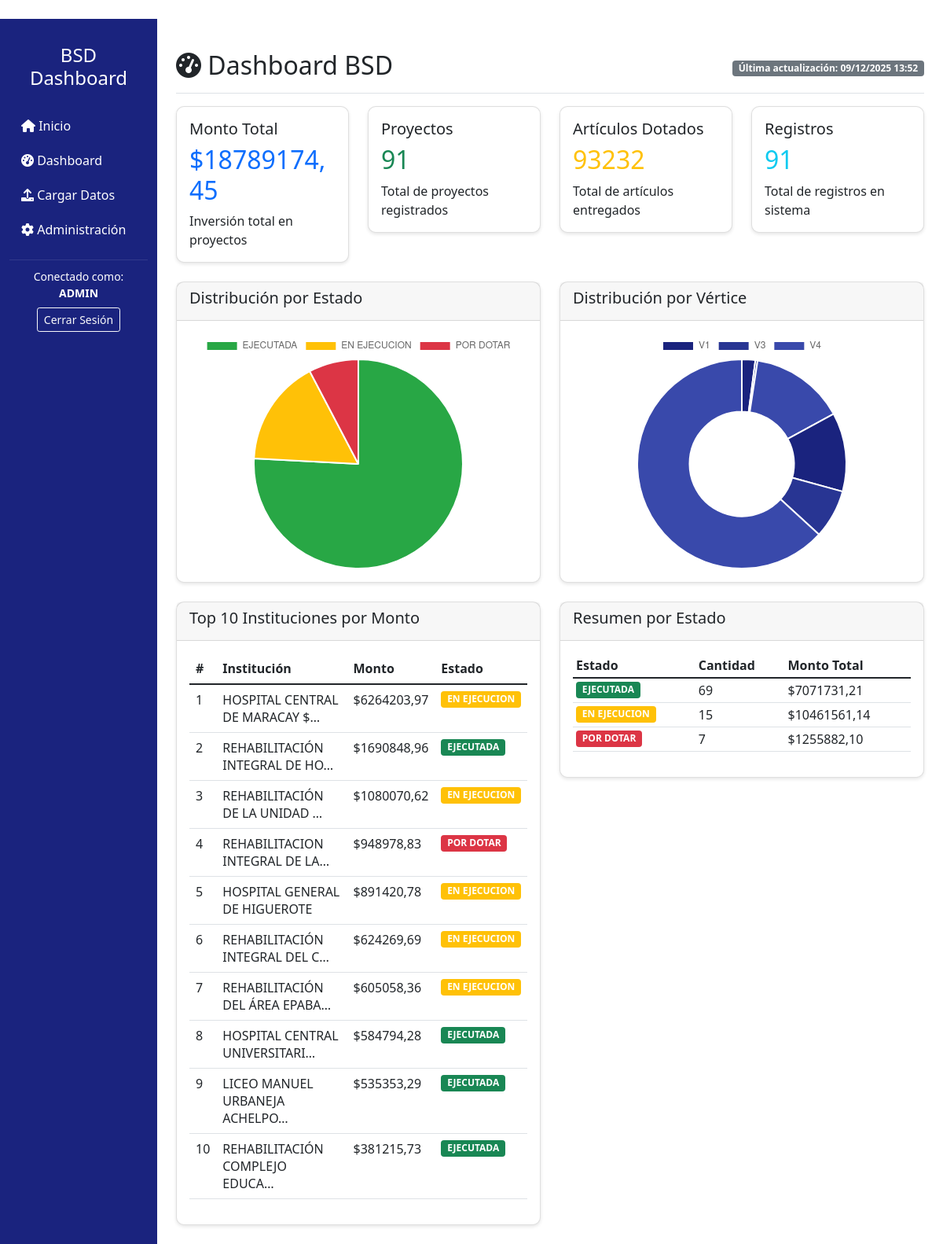
The page /dashboard/ (signed in) on the database its author committed.
### dashboard_app/models.py (models this page shows, shortened)
class BSDRegistro(models.Model):
    ESTADO_CHOICES = [
        ('EJECUTADA', 'Ejecutada'),
        ('EN EJECUCION', 'En Ejecución'),
        ('POR DOTAR', 'Por Dotar'),
    ]
    VERTICE_CHOICES = [
        ('V1', 'V1'),
        ('V3', 'V3'),
        ('V4', 'V4'),
    ]
    item = models.IntegerField(verbose_name="Item")
    institucion = models.CharField(max_length=500, verbose_name="Institución")
    proyecto = models.CharField(max_length=100, verbose_name="Proyecto", blank=True, null=True)
    cant_articulos_dotados = models.IntegerField(verbose_name="Cant. Artículos Dotados", default=0)
    cant_articulos_faltantes = models.IntegerField(verbose_name="Cant. Artículos Faltantes", default=0)
    monto_total = models.DecimalField(max_digits=15, decimal_places=2, verbose_name="Monto Total")
    monto_total_cobrado = models.DecimalField(max_digits=15, decimal_places=2, verbose_name="Monto Total Cobrado", blank=True, null=True)
    monto_total_pendiente = models.DecimalField(max_digits=15, decimal_places=2, verbose_name="Monto Total Pendiente", blank=True, null=True)
    vertice = models.CharField(max_length=10, choices=VERTICE_CHOICES, verbose_name="Vértice")
    v1 = models.DecimalField(max_digits=15, decimal_places=2, verbose_name="V1", blank=True, null=True)
    v3 = models.DecimalField(max_digits=15, decimal_places=2, verbose_name="V3", blank=True, null=True)
    v4 = models.DecimalField(max_digits=15, decimal_places=2, verbose_name="V4", blank=True, null=True)
    ejecutada = models.CharField(max_length=20, choices=ESTADO_CHOICES, verbose_name="Estado de Ejecución")
    centros_salud = models.DecimalField(max_digits=15, decimal_places=2, verbose_name="Centros de Salud (V3)", blank=True, null=True)
    educacion = models.DecimalField(max_digits=15, decimal_places=2, verbose_name="Educación", blank=True, null=True)
    deporte_recreacion = models.DecimalField(max_digits=15, decimal_places=2, verbose_name="Deporte, Recreación, Esparcimiento y Otros", blank=True, null=True)
    unidades_militares = models.DecimalField(max_digits=15, decimal_places=2, verbose_name="Unidades Militares", blank=True, null=True)
    fecha_actualizacion = models.DateTimeField(auto_now=True)
    fecha_creacion = models.DateTimeField(auto_now_add=True)
    class Meta:
        verbose_name = "Registro BSD"
        verbose_name_plural = "Registros BSD"
        ordering = ['item']

### dashboard_app/views.py (the view)
# urls.py: path('dashboard/', views.dashboard_view, name='dashboard'),
@login_required
def dashboard_view(request):
    registros = BSDRegistro.objects.all()
    total_monto = registros.aggregate(Sum('monto_total'))['monto_total__sum'] or 0
    total_proyectos = registros.count()
    total_articulos = registros.aggregate(Sum('cant_articulos_dotados'))['cant_articulos_dotados__sum'] or 0
    estados = registros.values('ejecutada').annotate(
        count=Count('id'),
        monto_total=Sum('monto_total')
    )
    vertices = registros.values('vertice').annotate(
        count=Count('id'),
        monto_total=Sum('monto_total')
    )
    top_instituciones = registros.order_by('-monto_total')[:10]
    context = {
        'total_monto': total_monto,
        'total_proyectos': total_proyectos,
        'total_articulos': total_articulos,
        'estados': list(estados),
        'vertices': list(vertices),
        'top_instituciones': top_instituciones,
        'registros': registros,
    }
    return render(request, 'dashboard_app/dashboard.html', context)

### dashboard_app/templates/dashboard_app/dashboard.html
﻿{% extends 'dashboard_app/base.html' %}
{% block content %}
<div class="d-flex justify-content-between flex-wrap flex-md-nowrap align-items-center pt-3 pb-2 mb-3 border-bottom">
    <h1 class="h2"><i class="fas fa-tachometer-alt"></i> Dashboard BSD</h1>
    <div class="btn-toolbar mb-2 mb-md-0">
        <span class="badge bg-secondary">
            Última actualización: {{ registros.last.fecha_actualizacion|date:"d/m/Y H:i"|default:"Sin datos" }}
        </span>
    </div>
</div>
<div class="row mb-4">
    <div class="col-md-3">
        <div class="card stat-card">
            <div class="card-body">
                <h5 class="card-title">Monto Total</h5>
                <h2 class="text-primary">${{ total_monto|floatformat:2|default:"0.00" }}</h2>
                <p class="card-text">Inversión total en proyectos</p>
            </div>
        </div>
    </div>
    <div class="col-md-3">
        <div class="card stat-card">
            <div class="card-body">
                <h5 class="card-title">Proyectos</h5>
                <h2 class="text-success">{{ total_proyectos }}</h2>
                <p class="card-text">Total de proyectos registrados</p>
            </div>
        </div>
    </div>
    <div class="col-md-3">
        <div class="card stat-card">
            <div class="card-body">
                <h5 class="card-title">Artículos Dotados</h5>
                <h2 class="text-warning">{{ total_articulos }}</h2>
                <p class="card-text">Total de artículos entregados</p>
            </div>
        </div>
    </div>
    <div class="col-md-3">
        <div class="card stat-card">
            <div class="card-body">
                <h5 class="card-title">Registros</h5>
                <h2 class="text-info">{{ registros.count }}</h2>
                <p class="card-text">Total de registros en sistema</p>
            </div>
        </div>
    </div>
</div>
<div class="row">
    <div class="col-md-6">
        <div class="card">
            <div class="card-header">
                <h5>Distribución por Estado</h5>
            </div>
            <div class="card-body">
                <div class="chart-container">
                    <canvas id="estadoChart"></canvas>
                </div>
            </div>
        </div>
    </div>
    <div class="col-md-6">
        <div class="card">
            <div class="card-header">
                <h5>Distribución por Vértice</h5>
            </div>
            <div class="card-body">
                <div class="chart-container">
                    <canvas id="verticeChart"></canvas>
                </div>
            </div>
        </div>
    </div>
</div>
<div class="row mt-4">
    <div class="col-md-6">
        <div class="card">
            <div class="card-header">
                <h5>Top 10 Instituciones por Monto</h5>
            </div>
            <div class="card-body">
                <div class="table-responsive">
                    <table class="table table-hover">
                        <thead>
                            <tr>
                                <th>#</th>
                                <th>Institución</th>
                                <th>Monto</th>
                                <th>Estado</th>
                            </tr>
                        </thead>
                        <tbody>
                            {% for institucion in top_instituciones %}
                            <tr>
                                <td>{{ forloop.counter }}</td>
                                <td>{{ institucion.institucion|truncatechars:30 }}</td>
                                <td>${{ institucion.monto_total|floatformat:2 }}</td>
                                <td>
                                    <span class="badge bg-{% if institucion.ejecutada == 'EJECUTADA' %}success{% elif institucion.ejecutada == 'EN EJECUCION' %}warning{% else %}danger{% endif %}">
                                        {{ institucion.ejecutada }}
                                    </span>
                                </td>
                            </tr>
                            {% empty %}
                            <tr>
                                <td colspan="4" class="text-center">No hay datos disponibles</td>
                            </tr>
                            {% endfor %}
                        </tbody>
                    </table>
                </div>
            </div>
        </div>
    </div>
    <div class="col-md-6">
        <div class="card">
            <div class="card-header">
                <h5>Resumen por Estado</h5>
            </div>
            <div class="card-body">
                <div class="table-responsive">
                    <table class="table table-sm">
                        <thead>
                            <tr>
                                <th>Estado</th>
                                <th>Cantidad</th>
                                <th>Monto Total</th>
                            </tr>
                        </thead>
                        <tbody>
                            {% for estado in estados %}
                            <tr>
                                <td>
                                    <span class="badge bg-{% if estado.ejecutada == 'EJECUTADA' %}success{% elif estado.ejecutada == 'EN EJECUCION' %}warning{% else %}danger{% endif %}">
                                        {{ estado.ejecutada }}
                                    </span>
                                </td>
                                <td>{{ estado.count }}</td>
                                <td>${{ estado.monto_total|floatformat:2 }}</td>
                            </tr>
                            {% endfor %}
                        </tbody>
                    </table>
                </div>
            </div>
        </div>
    </div>
</div>
{% endblock %}
{% block scripts %}
<script>
    // Datos para gráficos
    const estadoData = {
        labels: [{% for e in estados %}'{{ e.ejecutada }}',{% endfor %}],
        datasets: [{
            data: [{% for e in estados %}{{ e.count }},{% endfor %}],
            backgroundColor: ['#28a745', '#ffc107', '#dc3545']
        }]
    };
    const verticeData = {
        labels: [{% for v in vertices %}'{{ v.vertice }}',{% endfor %}],
        datasets: [{
            data: [{% for v in vertices %}{{ v.monto_total|default:0 }},{% endfor %}],
            backgroundColor: ['#1a237e', '#283593', '#3949ab']
        }]
    };
    // Inicializar gráficos
    document.addEventListener('DOMContentLoaded', function() {
        if (document.getElementById('estadoChart')) {
            new Chart(document.getElementById('estadoChart'), {
                type: 'pie',
                data: estadoData,
                options: {
                    responsive: true,
                    maintainAspectRatio: false
                }
            });
        }
        if (document.getElementById('verticeChart')) {
            new Chart(document.getElementById('verticeChart'), {
                type: 'doughnut',
                data: verticeData,
                options: {
                    responsive: true,
                    maintainAspectRatio: false
                }
            });
        }
    });
</script>
{% endblock %}

### dashboard_app/templates/dashboard_app/base.html (shortened to what this page needs)
﻿<!DOCTYPE html>
<html lang="es">
<head>
    <link href="https://cdn.jsdelivr.net/npm/bootstrap@5.1.3/dist/css/bootstrap.min.css" rel="stylesheet">
    <link rel="stylesheet" href="https://cdnjs.cloudflare.com/ajax/libs/font-awesome/6.0.0/css/all.min.css">
</head>
<body>
    <div class="container-fluid">
        <div class="row">
            <nav class="col-md-3 col-lg-2 sidebar">
                <div class="pt-3">
                    <h4 class="text-white text-center py-3">BSD Dashboard</h4>
                    <ul class="nav flex-column">
                        <li><a class="nav-link" href="{% url 'index' %}"><i class="fas fa-home"></i> Inicio</a></li>
                        <li><a class="nav-link" href="{% url 'dashboard' %}"><i class="fas fa-tachometer-alt"></i> Dashboard</a></li>
                        <li><a class="nav-link" href="{% url 'upload' %}"><i class="fas fa-upload"></i> Cargar Datos</a></li>
                        <li><a class="nav-link" href="/admin/"><i class="fas fa-cog"></i> Administración</a></li>
                    </ul>
                    <div class="user-info mt-3">
                        {% if user.is_authenticated %}
                            <small>Conectado como: <strong>{{ user.username }}</strong></small><br>
                            <a href="/admin/logout/" class="btn btn-sm btn-outline-light mt-2">Cerrar Sesión</a>
                        {% else %}
                            <a href="/admin/login/" class="btn btn-sm btn-outline-light">Iniciar Sesión</a>
                        {% endif %}
                    </div>
                </div>
            </nav>
            <main class="col-md-9 ms-sm-auto col-lg-10 px-md-4 py-4">
                {% block content %}{% endblock %}
            </main>
        </div>
    </div>
    {% block scripts %}{% endblock %}
</body>
</html>

### dashboard_app/templates/dashboard_app/base.html (style rules this page uses)
.sidebar { background: #1a237e; min-height: 100vh; }
.sidebar .nav-link { color: white; padding: 10px 15px; }
.card { border-radius: 10px; box-shadow: 0 2px 4px rgba(0,0,0,0.1); }
.user-info { color: white; padding: 10px; text-align: center; border-top: 1px solid rgba(255,255,255,0.1); }

### rows shown on the page
BSDRegistro: last.fecha_actualizacion "09/12/2025 13:52"
BSDRegistro: institucion "HOSPITAL CENTRAL DE MARACAY $…", monto_total "6264203,97", ejecutada "EN EJECUCION"
BSDRegistro: institucion "REHABILITACIÓN INTEGRAL DE HO…", monto_total "1690848,96", ejecutada "EJECUTADA"
BSDRegistro: institucion "REHABILITACIÓN DE LA UNIDAD …", monto_total "1080070,62", ejecutada "EN EJECUCION"
BSDRegistro: institucion "REHABILITACION INTEGRAL DE LA…", monto_total "948978,83", ejecutada "POR DOTAR"
BSDRegistro: institucion "HOSPITAL GENERAL DE HIGUEROTE", monto_total "891420,78", ejecutada "EN EJECUCION"
BSDRegistro: institucion "REHABILITACIÓN INTEGRAL DEL C…", monto_total "624269,69", ejecutada "EN EJECUCION"
BSDRegistro: institucion "REHABILITACIÓN DEL ÁREA EPABA…", monto_total "605058,36", ejecutada "EN EJECUCION"
BSDRegistro: institucion "HOSPITAL CENTRAL UNIVERSITARI…", monto_total "584794,28", ejecutada "EJECUTADA"
BSDRegistro: institucion "LICEO MANUEL URBANEJA ACHELPO…", monto_total "535353,29", ejecutada "EJECUTADA"
BSDRegistro: institucion "REHABILITACIÓN COMPLEJO EDUCA…", monto_total "381215,73", ejecutada "EJECUTADA"

### other values the page prints
{{ user.username }} "ADMIN"
{{ total_monto|floatformat:2|default:"0.00" }} "18789174,45"
{{ total_proyectos }} "91"
{{ total_articulos }} "93232"
{{ registros.count }} "91"
{{ estado.ejecutada }} "EJECUTADA" "EN EJECUCION" "POR DOTAR"
{{ estado.count }} "69" "15" "7"
{{ estado.monto_total|floatformat:2 }} "7071731,21" "10461561,14" "1255882,10"
chart data {{ e.ejecutada }} EJECUTADA, EN EJECUCION, POR DOTAR
chart data {{ e.count }} 69, 15, 7
chart data {{ v.vertice }} V1, V3, V4
chart data {{ v.monto_total|default:0 }} 1610366,01000000, 11350968,9450000, 5827839,49000000
